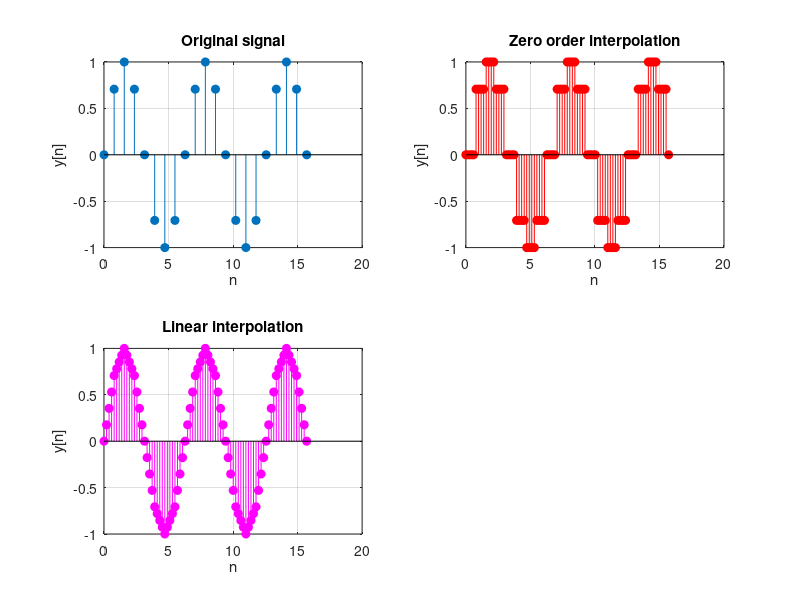

MATLAB code for this plot: (Note: this script raises an error after producing the figure.)
%-- taking x[n] as a sinusoid signal --%
t = 0:pi/4:5*pi;
t_fine = 0:pi/16:5*pi;

xt = sin(t);
figure();
subplot(2,2,1);
stem(t,xt,'filled');
title('Original signal');
ylabel('y[n]');
xlabel('n');
grid on;

%-- zero order interpolation -%
y = interp1(t,xt,t_fine,"previous");
subplot(2,2,2);
stem(t_fine,y,'filled','red');
title('Zero order interpolation');
ylabel('y[n]');
xlabel('n');
grid on;

% MAXIMUM ABSOLUTE ERROR
mae = 0;
e = 0;
for k = 1:21
    e = abs(xt(k) - y(k));
    if(mae < e)
        mae = e;
    end
end
c = ["MAE =",mae];
disp(c);

%-- linear interpolation -%
y = interp1(t,xt,t_fine,"linear");
subplot(2,2,3);
stem(t_fine,y,'filled','magenta');
title('Linear interpolation');
ylabel('y[n]');
xlabel('n');
grid on;

% MAXIMUM ABSOLUTE ERROR
mae = 0;
e = 0;
for k = 1:21
    e = abs(xt(k) - y(k));
    if(mae < e)
        mae = e;
    end
end
c = ["MAE =",mae];
disp(c);

%-- sinc interpolation -%
Ts = 0.2;
t_fine = 0:0.01:2;
y = sinc_recon(t,xt,Ts,t_fine);
subplot(2,2,4);
stem(t_fine,y,'filled','magenta');
title('Sinc interpolation');
ylabel('y[n]');
xlabel('n');
grid on;

% MAXIMUM ABSOLUTE ERROR
mae = 0;
e = 0;
for k = 1:21
    e = abs(xt(k) - y(k));
    if(mae < e)
        mae = e;
    end
end
c = ["MAE =",mae];
disp(c);